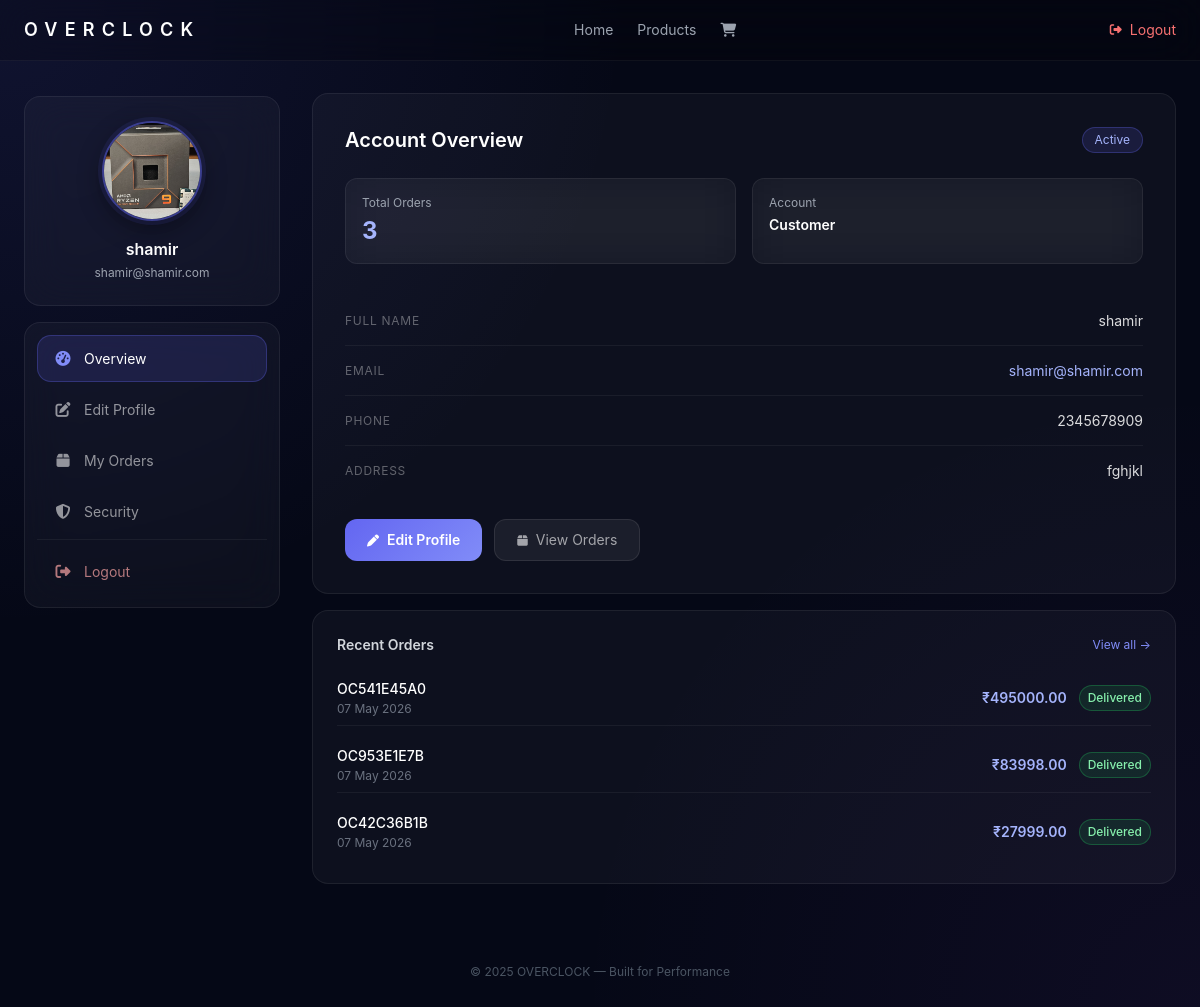
Before: /profile/ (signed in) with the older database file.
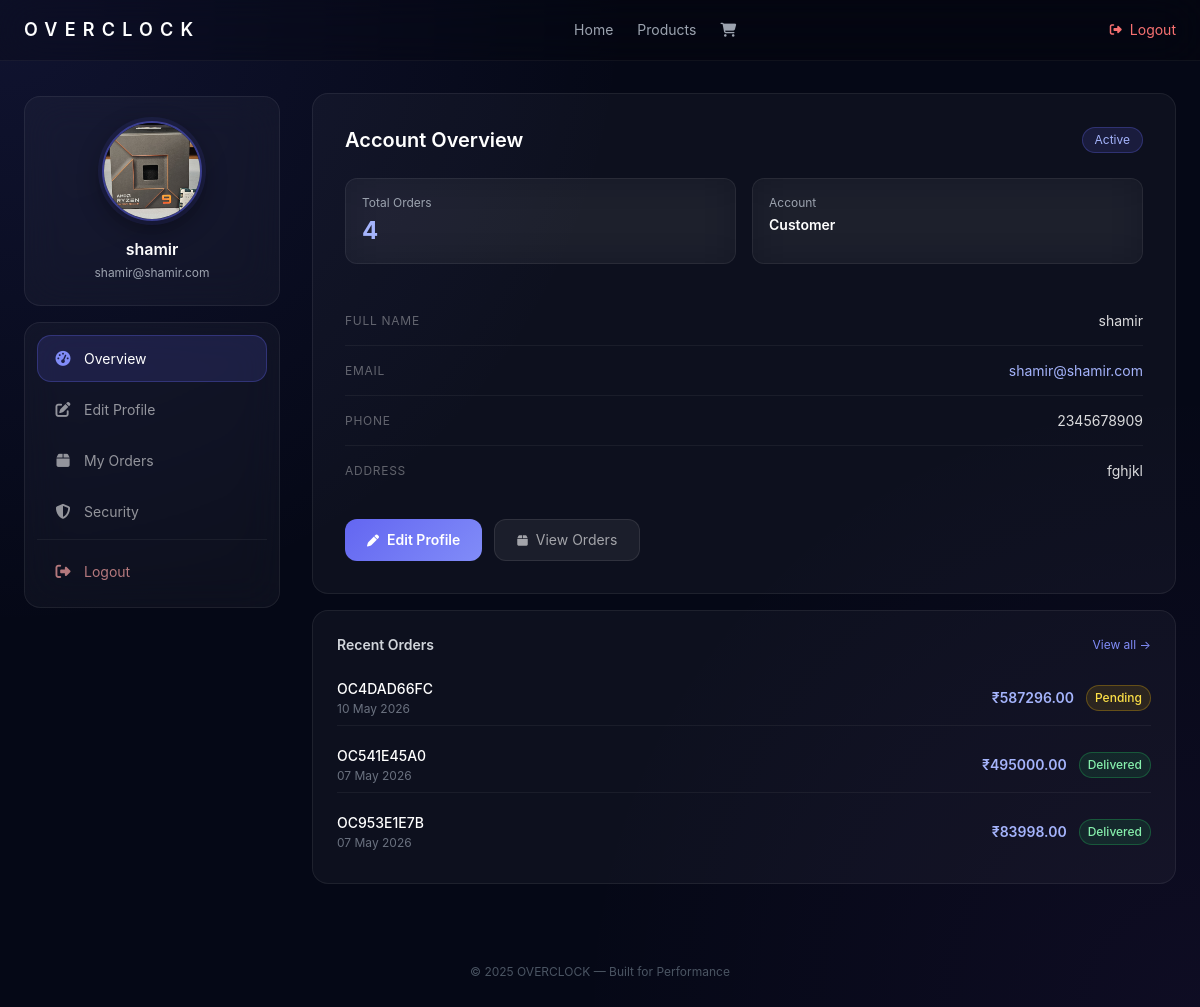
After: the same page with the newer database file.
### Overclock/models.py (models this page shows, shortened)
class User(models.Model):
    name = models.CharField(max_length=100)
    email=models.EmailField()
    password = models.CharField(max_length=128)
    address = models.CharField(max_length=200)
    phone=models.IntegerField()
    avatar = models.ImageField(upload_to='avatars/', null=True, blank=True)

class Order(models.Model):
    STATUS_CHOICES = [
        ('Pending',    'Pending'),
        ('Processing', 'Processing'),
        ('Shipped',    'Shipped'),
        ('Delivered',  'Delivered'),
    ]
    PAYMENT_CHOICES = [
        ('COD',  'Cash on Delivery'),
        ('UPI',  'UPI'),
        ('CARD', 'Credit/Debit Card'),
    ]
    order_id       = models.CharField(max_length=20, unique=True, editable=False)
    user           = models.ForeignKey(User, on_delete=models.SET_NULL, null=True, blank=True)
    full_name      = models.CharField(max_length=100)
    email          = models.EmailField()
    phone          = models.CharField(max_length=15)
    address        = models.TextField()
    city           = models.CharField(max_length=100)
    pincode        = models.CharField(max_length=10)
    payment_method = models.CharField(max_length=10, choices=PAYMENT_CHOICES)
    upi_id         = models.CharField(max_length=100, blank=True, null=True)
    card_number    = models.CharField(max_length=20,  blank=True, null=True)
    card_expiry    = models.CharField(max_length=7,   blank=True, null=True)
    card_cvv       = models.CharField(max_length=4,   blank=True, null=True)
    delivery_email  = models.EmailField(blank=True, null=True)   # email for digital delivery
    license_key     = models.TextField(blank=True, null=True)    # filled by admin for digital products
    subtotal       = models.DecimalField(max_digits=10, decimal_places=2)
    delivery_fee   = models.DecimalField(max_digits=10, decimal_places=2)
    grand_total       = models.DecimalField(max_digits=10, decimal_places=2)
    promo_code        = models.CharField(max_length=500, blank=True, null=True)
    discount_amount   = models.DecimalField(max_digits=10, decimal_places=2, default=0)
    status         = models.CharField(max_length=20, choices=STATUS_CHOICES, default='Pending')
    created_at     = models.DateTimeField(auto_now_add=True)
    class Meta:
        ordering = ['-created_at']

### Overclock/views.py (the view)
# urls.py: path('profile/', views.profile, name='profile'),
@never_cache
def profile(request):
    email = request.session.get('email')
    if email is not None:
        try:
            user = User.objects.get(email=email)
            orders = Order.objects.filter(email=email).prefetch_related('items').order_by('-created_at')
            return render(request, 'profile.html', {'user': user, 'orders': orders})
        except User.DoesNotExist:
            messages.error(request, 'User not found.')
            return redirect('login')
    else:
        messages.error(request, 'You are not logged in.')
        return redirect('login')

### Overclock/context_processors.py (called while the page is built)
def categories(request):
    return {
        'nav_categories': Category.objects.all().order_by('name')
    }

### Overclock/models.py (called while the page is built)
    @property
    def total(self):
        return self.price * self.quantity

### Overclock/templates/profile.html (shortened to what this page needs)
{% load static %}
<!DOCTYPE html>
<html lang="en">
<head>
<script src="https://cdn.tailwindcss.com"></script>
<link rel="stylesheet" href="https://cdnjs.cloudflare.com/ajax/libs/font-awesome/6.5.0/css/all.min.css">
</head>
<body>
<header class="sticky top-0 z-50 border-b border-white/5 backdrop-blur-xl bg-black/20">
    <div class="max-w-7xl mx-auto px-6 py-4 flex items-center justify-between">
        <a href="{% url 'index' %}" class="text-lg font-semibold tracking-[0.4em]">OVERCLOCK</a>
        <nav class="hidden md:flex items-center gap-6 text-sm text-gray-400">
            <a href="{% url 'index' %}" class="hover:text-white transition">Home</a>
            <a href="{% url 'all_products' %}" class="hover:text-white transition">Products</a>
            <a href="{% url 'cart' %}" class="hover:text-white transition"><i class="fa-solid fa-cart-shopping"></i></a>
        </nav>
        <a href="{% url 'logout' %}" class="text-sm text-red-400 hover:text-red-300 transition flex items-center gap-2">
            <i class="fa-solid fa-right-from-bracket text-xs"></i> Logout
        </a>
    </div>
</header>
<div class="max-w-7xl mx-auto px-4 md:px-6 py-8">
    <div class="flex gap-6 lg:gap-8 items-start">
        <aside class="hidden md:flex flex-col w-64 shrink-0 sticky top-24">
            <div class="glass rounded-2xl p-6 mb-4 text-center">
                <div class="flex justify-center mb-4">
                    <div class="avatar-upload-zone">
                        {% if user.avatar %}
                        <img src="{{ user.avatar.url }}" alt="Avatar" class="avatar-ring">
                        {% else %}
                        <div class="avatar-placeholder">{{ user.name|first|upper }}</div>
                        {% endif %}
                    </div>
                </div>
                <p class="font-semibold text-base">{{ user.name }}</p>
                <p class="text-xs text-gray-400 mt-1">{{ user.email }}</p>
            </div>
            <div class="glass rounded-2xl p-3 space-y-1">
                <button onclick="switchPanel('overview')" class="nav-item active w-full text-left" id="nav-overview">
                    <i class="fa-solid fa-gauge-high"></i> Overview
                </button>
                <button onclick="switchPanel('edit')" class="nav-item w-full text-left" id="nav-edit">
                    <i class="fa-solid fa-pen-to-square"></i> Edit Profile
                </button>
                <button onclick="switchPanel('orders')" class="nav-item w-full text-left" id="nav-orders">
                    <i class="fa-solid fa-box"></i> My Orders
                </button>
                <button onclick="switchPanel('security')" class="nav-item w-full text-left" id="nav-security">
                    <i class="fa-solid fa-shield-halved"></i> Security
                </button>
                <div class="pt-2 border-t border-white/5 mt-2">
                    <a href="{% url 'logout' %}" class="nav-item w-full text-left" style="color:rgba(252,165,165,0.7);">
                        <i class="fa-solid fa-right-from-bracket"></i> Logout
                    </a>
                </div>
            </div>
        </aside>
        <div class="flex-1 min-w-0 space-y-4">
            <div id="panel-overview" class="panel active fade-in">
                <div class="glass rounded-2xl p-6 md:p-8">
                    <div class="flex items-center justify-between mb-6">
                        <h2 class="text-xl font-semibold">Account Overview</h2>
                        <span class="text-xs px-3 py-1 rounded-full" style="background:rgba(99,102,241,0.15); border:1px solid rgba(99,102,241,0.3); color:#a5b4fc;">Active</span>
                    </div>
                    <div class="grid grid-cols-2 gap-4 mb-8">
                        <div class="glass rounded-xl p-4">
                            <p class="text-xs text-gray-400 mb-1">Total Orders</p>
                            <p class="text-2xl font-bold text-indigo-300">{{ orders.count }}</p>
                        </div>
                        <div class="glass rounded-xl p-4">
                            <p class="text-xs text-gray-400 mb-1">Account</p>
                            <p class="text-sm font-semibold text-white">Customer</p>
                        </div>
                    </div>
                    <div>
                        <div class="info-row"><span class="info-label">Full Name</span><span class="info-value">{{ user.name }}</span></div>
                        <div class="info-row"><span class="info-label">Email</span><span class="info-value text-indigo-300">{{ user.email }}</span></div>
                        <div class="info-row"><span class="info-label">Phone</span><span class="info-value">{{ user.phone }}</span></div>
                        <div class="info-row"><span class="info-label">Address</span><span class="info-value" style="max-width:55%;">{{ user.address }}</span></div>
                    </div>
                    <div class="pt-6 flex gap-3 flex-wrap">
                        <button onclick="switchPanel('edit')" class="btn-primary text-sm"><i class="fa-solid fa-pen text-xs mr-2"></i>Edit Profile</button>
                        <button onclick="switchPanel('orders')" class="btn-ghost text-sm"><i class="fa-solid fa-box text-xs mr-2"></i>View Orders</button>
                    </div>
                </div>
                {% if orders %}
                <div class="glass rounded-2xl p-6 mt-4">
                    <div class="flex items-center justify-between mb-4">
                        <h3 class="font-semibold text-sm text-gray-300">Recent Orders</h3>
                        <button onclick="switchPanel('orders')" class="text-xs text-indigo-400 hover:text-indigo-300 transition">View all →</button>
                    </div>
                    <div class="space-y-3">
                        {% for order in orders|slice:":3" %}
                        <div class="flex items-center justify-between py-2 border-b border-white/5 last:border-0">
                            <div>
                                <p class="text-sm font-medium">{{ order.order_id }}</p>
                                <p class="text-xs text-gray-500 mt-0.5">{{ order.created_at|date:"d M Y" }}</p>
                            </div>
                            <div class="flex items-center gap-3">
                                <p class="text-sm font-semibold text-indigo-300">₹{{ order.grand_total }}</p>
                                <span class="text-xs px-2 py-1 rounded-full font-medium badge-{{ order.status }}">{{ order.status }}</span>
                            </div>
                        </div>
                        {% endfor %}
                    </div>
                </div>
                {% endif %}
            </div>
        </div>
    </div>
</div>
<footer class="text-center py-8 text-gray-600 text-xs mt-4">
    © 2025 OVERCLOCK — Built for Performance
</footer>
</body>
</html>

### Overclock/templates/profile.html (style rules this page uses)
* { margin:0; padding:0; box-sizing:border-box; cursor:default; }
body { font-family: Inter, sans-serif; background: radial-gradient(circle at top left, rgba(99,102,241,.12), transparent 40%), radial-gradient(circle at bottom right, rgba(168,85,247,.06), transparent 40%), #050816; color: white; overflow-x: hidden; min-height: 100vh; }
a, button { cursor: pointer; text-decoration: none; }
.glass { background: rgba(255,255,255,0.035); backdrop-filter: blur(20px); border: 1px solid rgba(255,255,255,0.07); }
.nav-item { display:flex; align-items:center; gap:12px; padding:12px 16px; border-radius:14px; font-size:14px; color:rgba(255,255,255,0.55); transition:all 0.2s ease; border:1px solid transparent; }
.nav-item.active { background:rgba(99,102,241,0.15); color:white; border-color:rgba(99,102,241,0.3); }
.nav-item.active i { color:#818cf8; }
.nav-item i { width:18px; text-align:center; font-size:15px; }
.panel { display:none; }
.panel.active { display:block; }
.btn-primary { background:linear-gradient(135deg,#6366f1,#818cf8); padding:10px 22px; border-radius:12px; font-size:14px; font-weight:600; transition:0.25s ease; border:none; color:white; }
.btn-ghost { background:rgba(255,255,255,0.06); border:1px solid rgba(255,255,255,0.09); color:rgba(255,255,255,0.6); padding:10px 22px; border-radius:12px; font-size:14px; transition:0.2s ease; }
.avatar-ring { width:100px; height:100px; border-radius:50%; border:2px solid rgba(99,102,241,0.5); box-shadow:0 0 0 4px rgba(99,102,241,0.1),0 8px 24px rgba(0,0,0,0.4); object-fit:cover; }
.info-row { display:flex; justify-content:space-between; align-items:center; padding:14px 0; border-bottom:1px solid rgba(255,255,255,0.05); }
.info-row:last-child { border-bottom:none; }
.info-label { font-size:12px; color:rgba(255,255,255,0.35); text-transform:uppercase; letter-spacing:0.06em; }
.info-value { font-size:14px; color:rgba(255,255,255,0.85); text-align:right; }
.badge-Pending { background:rgba(234,179,8,0.12); border:1px solid rgba(234,179,8,0.3); color:#fde047; }
.badge-Delivered { background:rgba(34,197,94,0.12); border:1px solid rgba(34,197,94,0.3); color:#86efac; }
.avatar-upload-zone { position:relative; display:inline-block; }
.fade-in { animation: fadeIn 0.35s ease forwards; }

Changed rows visible on the page:
no longer on this page (row unchanged): Order: order_id "OC42C36B1B", created_at "07 May 2026", grand_total "27999.00", status "Delivered"
added Order: order_id "OC4DAD66FC", created_at "10 May 2026", grand_total "587296.00", status "Pending"
Other visible differences:
{{ orders.count }}: "3" → "4"
